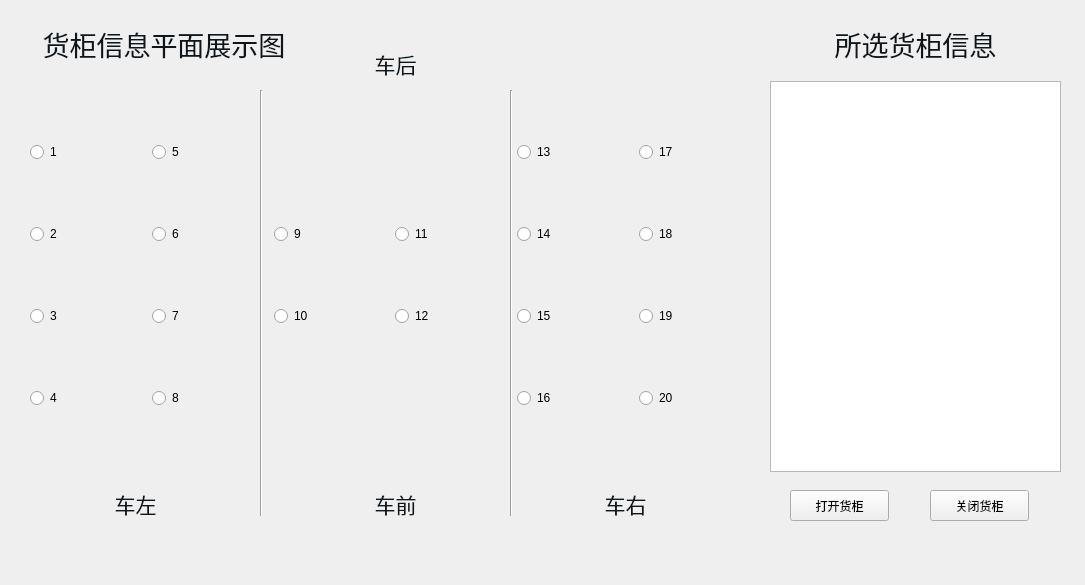
<?xml version="1.0" encoding="UTF-8"?>
<ui version="4.0">
 <class>BoxInfoWidget</class>
 <widget class="QWidget" name="BoxInfoWidget">
  <property name="geometry">
   <rect>
    <x>0</x>
    <y>0</y>
    <width>1085</width>
    <height>585</height>
   </rect>
  </property>
  <property name="windowTitle">
   <string>Form</string>
  </property>
  <widget class="QWidget" name="gridLayoutWidget_3">
   <property name="geometry">
    <rect>
     <x>30</x>
     <y>80</y>
     <width>731</width>
     <height>391</height>
    </rect>
   </property>
   <layout class="QGridLayout" name="gridLayout">
    <property name="spacing">
     <number>0</number>
    </property>
    <item row="2" column="2">
     <widget class="QRadioButton" name="radioButton_9">
      <property name="styleSheet">
       <string notr="true">QRadioButton：
QRadioButton::indicator 
{
    width: 13px;
    height: 13px;
}
  
QRadioButton::indicator::unchecked 
{  
    image: url(:/images/radiobutton_unchecked.png);
}
  
QRadioButton::indicator:unchecked:hover 
{   
    image: url(:/images/radiobutton_unchecked_hover.png);
}
  
QRadioButton::indicator:unchecked:pressed 
{  
    image: url(:/images/radiobutton_unchecked_pressed.png);
}
  
QRadioButton::indicator::checked 
{   
    image: url(:/images/radiobutton_checked.png);
}
  
QRadioButton::indicator:checked:hover 
{  
    image: url(:/images/radiobutton_checked_hover.png);
}
  
QRadioButton::indicator:checked:pressed 
{ 
    image: url(:/images/radiobutton_checked_pressed.png);
}
QRadioButton:pressed
{ padding-left:2px;
  padding-top:2px;}</string>
      </property>
      <property name="text">
       <string>9</string>
      </property>
     </widget>
    </item>
    <item row="2" column="4">
     <widget class="QRadioButton" name="radioButton_14">
      <property name="styleSheet">
       <string notr="true">QRadioButton：
QRadioButton::indicator 
{
    width: 13px;
    height: 13px;
}
  
QRadioButton::indicator::unchecked 
{  
    image: url(:/images/radiobutton_unchecked.png);
}
  
QRadioButton::indicator:unchecked:hover 
{   
    image: url(:/images/radiobutton_unchecked_hover.png);
}
  
QRadioButton::indicator:unchecked:pressed 
{  
    image: url(:/images/radiobutton_unchecked_pressed.png);
}
  
QRadioButton::indicator::checked 
{   
    image: url(:/images/radiobutton_checked.png);
}
  
QRadioButton::indicator:checked:hover 
{  
    image: url(:/images/radiobutton_checked_hover.png);
}
  
QRadioButton::indicator:checked:pressed 
{ 
    image: url(:/images/radiobutton_checked_pressed.png);
}
QRadioButton:pressed
{ padding-left:2px;
  padding-top:2px;}</string>
      </property>
      <property name="text">
       <string>14</string>
      </property>
     </widget>
    </item>
    <item row="4" column="5">
     <widget class="QRadioButton" name="radioButton_20">
      <property name="styleSheet">
       <string notr="true">QRadioButton：
QRadioButton::indicator 
{
    width: 13px;
    height: 13px;
}
  
QRadioButton::indicator::unchecked 
{  
    image: url(:/images/radiobutton_unchecked.png);
}
  
QRadioButton::indicator:unchecked:hover 
{   
    image: url(:/images/radiobutton_unchecked_hover.png);
}
  
QRadioButton::indicator:unchecked:pressed 
{  
    image: url(:/images/radiobutton_unchecked_pressed.png);
}
  
QRadioButton::indicator::checked 
{   
    image: url(:/images/radiobutton_checked.png);
}
  
QRadioButton::indicator:checked:hover 
{  
    image: url(:/images/radiobutton_checked_hover.png);
}
  
QRadioButton::indicator:checked:pressed 
{ 
    image: url(:/images/radiobutton_checked_pressed.png);
}
QRadioButton:pressed
{ padding-left:2px;
  padding-top:2px;}</string>
      </property>
      <property name="text">
       <string>20</string>
      </property>
     </widget>
    </item>
    <item row="0" column="5">
     <widget class="QRadioButton" name="radioButton_17">
      <property name="styleSheet">
       <string notr="true">QRadioButton：
QRadioButton::indicator 
{
    width: 13px;
    height: 13px;
}
  
QRadioButton::indicator::unchecked 
{  
    image: url(:/images/radiobutton_unchecked.png);
}
  
QRadioButton::indicator:unchecked:hover 
{   
    image: url(:/images/radiobutton_unchecked_hover.png);
}
  
QRadioButton::indicator:unchecked:pressed 
{  
    image: url(:/images/radiobutton_unchecked_pressed.png);
}
  
QRadioButton::indicator::checked 
{   
    image: url(:/images/radiobutton_checked.png);
}
  
QRadioButton::indicator:checked:hover 
{  
    image: url(:/images/radiobutton_checked_hover.png);
}
  
QRadioButton::indicator:checked:pressed 
{ 
    image: url(:/images/radiobutton_checked_pressed.png);
}
QRadioButton:pressed
{ padding-left:2px;
  padding-top:2px;}</string>
      </property>
      <property name="text">
       <string>17</string>
      </property>
     </widget>
    </item>
    <item row="2" column="3">
     <widget class="QRadioButton" name="radioButton_11">
      <property name="styleSheet">
       <string notr="true">QRadioButton：
QRadioButton::indicator 
{
    width: 13px;
    height: 13px;
}
  
QRadioButton::indicator::unchecked 
{  
    image: url(:/images/radiobutton_unchecked.png);
}
  
QRadioButton::indicator:unchecked:hover 
{   
    image: url(:/images/radiobutton_unchecked_hover.png);
}
  
QRadioButton::indicator:unchecked:pressed 
{  
    image: url(:/images/radiobutton_unchecked_pressed.png);
}
  
QRadioButton::indicator::checked 
{   
    image: url(:/images/radiobutton_checked.png);
}
  
QRadioButton::indicator:checked:hover 
{  
    image: url(:/images/radiobutton_checked_hover.png);
}
  
QRadioButton::indicator:checked:pressed 
{ 
    image: url(:/images/radiobutton_checked_pressed.png);
}
QRadioButton:pressed
{ padding-left:2px;
  padding-top:2px;}</string>
      </property>
      <property name="text">
       <string>11</string>
      </property>
     </widget>
    </item>
    <item row="4" column="4">
     <widget class="QRadioButton" name="radioButton_16">
      <property name="styleSheet">
       <string notr="true">QRadioButton：
QRadioButton::indicator 
{
    width: 13px;
    height: 13px;
}
  
QRadioButton::indicator::unchecked 
{  
    image: url(:/images/radiobutton_unchecked.png);
}
  
QRadioButton::indicator:unchecked:hover 
{   
    image: url(:/images/radiobutton_unchecked_hover.png);
}
  
QRadioButton::indicator:unchecked:pressed 
{  
    image: url(:/images/radiobutton_unchecked_pressed.png);
}
  
QRadioButton::indicator::checked 
{   
    image: url(:/images/radiobutton_checked.png);
}
  
QRadioButton::indicator:checked:hover 
{  
    image: url(:/images/radiobutton_checked_hover.png);
}
  
QRadioButton::indicator:checked:pressed 
{ 
    image: url(:/images/radiobutton_checked_pressed.png);
}
QRadioButton:pressed
{ padding-left:2px;
  padding-top:2px;}</string>
      </property>
      <property name="text">
       <string>16</string>
      </property>
     </widget>
    </item>
    <item row="3" column="4">
     <widget class="QRadioButton" name="radioButton_15">
      <property name="styleSheet">
       <string notr="true">QRadioButton：
QRadioButton::indicator 
{
    width: 13px;
    height: 13px;
}
  
QRadioButton::indicator::unchecked 
{  
    image: url(:/images/radiobutton_unchecked.png);
}
  
QRadioButton::indicator:unchecked:hover 
{   
    image: url(:/images/radiobutton_unchecked_hover.png);
}
  
QRadioButton::indicator:unchecked:pressed 
{  
    image: url(:/images/radiobutton_unchecked_pressed.png);
}
  
QRadioButton::indicator::checked 
{   
    image: url(:/images/radiobutton_checked.png);
}
  
QRadioButton::indicator:checked:hover 
{  
    image: url(:/images/radiobutton_checked_hover.png);
}
  
QRadioButton::indicator:checked:pressed 
{ 
    image: url(:/images/radiobutton_checked_pressed.png);
}
QRadioButton:pressed
{ padding-left:2px;
  padding-top:2px;}</string>
      </property>
      <property name="text">
       <string>15</string>
      </property>
     </widget>
    </item>
    <item row="3" column="3">
     <widget class="QRadioButton" name="radioButton_12">
      <property name="styleSheet">
       <string notr="true">QRadioButton：
QRadioButton::indicator 
{
    width: 13px;
    height: 13px;
}
  
QRadioButton::indicator::unchecked 
{  
    image: url(:/images/radiobutton_unchecked.png);
}
  
QRadioButton::indicator:unchecked:hover 
{   
    image: url(:/images/radiobutton_unchecked_hover.png);
}
  
QRadioButton::indicator:unchecked:pressed 
{  
    image: url(:/images/radiobutton_unchecked_pressed.png);
}
  
QRadioButton::indicator::checked 
{   
    image: url(:/images/radiobutton_checked.png);
}
  
QRadioButton::indicator:checked:hover 
{  
    image: url(:/images/radiobutton_checked_hover.png);
}
  
QRadioButton::indicator:checked:pressed 
{ 
    image: url(:/images/radiobutton_checked_pressed.png);
}
QRadioButton:pressed
{ padding-left:2px;
  padding-top:2px;}</string>
      </property>
      <property name="text">
       <string>12</string>
      </property>
     </widget>
    </item>
    <item row="0" column="1">
     <widget class="QRadioButton" name="radioButton_5">
      <property name="styleSheet">
       <string notr="true">QRadioButton：
QRadioButton::indicator 
{
    width: 13px;
    height: 13px;
}
  
QRadioButton::indicator::unchecked 
{  
    image: url(:/images/radiobutton_unchecked.png);
}
  
QRadioButton::indicator:unchecked:hover 
{   
    image: url(:/images/radiobutton_unchecked_hover.png);
}
  
QRadioButton::indicator:unchecked:pressed 
{  
    image: url(:/images/radiobutton_unchecked_pressed.png);
}
  
QRadioButton::indicator::checked 
{   
    image: url(:/images/radiobutton_checked.png);
}
  
QRadioButton::indicator:checked:hover 
{  
    image: url(:/images/radiobutton_checked_hover.png);
}
  
QRadioButton::indicator:checked:pressed 
{ 
    image: url(:/images/radiobutton_checked_pressed.png);
}
QRadioButton:pressed
{ padding-left:2px;
  padding-top:2px;}</string>
      </property>
      <property name="text">
       <string>5</string>
      </property>
     </widget>
    </item>
    <item row="0" column="4">
     <widget class="QRadioButton" name="radioButton_13">
      <property name="styleSheet">
       <string notr="true">QRadioButton：
QRadioButton::indicator 
{
    width: 13px;
    height: 13px;
}
  
QRadioButton::indicator::unchecked 
{  
    image: url(:/images/radiobutton_unchecked.png);
}
  
QRadioButton::indicator:unchecked:hover 
{   
    image: url(:/images/radiobutton_unchecked_hover.png);
}
  
QRadioButton::indicator:unchecked:pressed 
{  
    image: url(:/images/radiobutton_unchecked_pressed.png);
}
  
QRadioButton::indicator::checked 
{   
    image: url(:/images/radiobutton_checked.png);
}
  
QRadioButton::indicator:checked:hover 
{  
    image: url(:/images/radiobutton_checked_hover.png);
}
  
QRadioButton::indicator:checked:pressed 
{ 
    image: url(:/images/radiobutton_checked_pressed.png);
}
QRadioButton:pressed
{ padding-left:2px;
  padding-top:2px;}</string>
      </property>
      <property name="text">
       <string>13</string>
      </property>
     </widget>
    </item>
    <item row="3" column="1">
     <widget class="QRadioButton" name="radioButton_7">
      <property name="styleSheet">
       <string notr="true">QRadioButton：
QRadioButton::indicator 
{
    width: 13px;
    height: 13px;
}
  
QRadioButton::indicator::unchecked 
{  
    image: url(:/images/radiobutton_unchecked.png);
}
  
QRadioButton::indicator:unchecked:hover 
{   
    image: url(:/images/radiobutton_unchecked_hover.png);
}
  
QRadioButton::indicator:unchecked:pressed 
{  
    image: url(:/images/radiobutton_unchecked_pressed.png);
}
  
QRadioButton::indicator::checked 
{   
    image: url(:/images/radiobutton_checked.png);
}
  
QRadioButton::indicator:checked:hover 
{  
    image: url(:/images/radiobutton_checked_hover.png);
}
  
QRadioButton::indicator:checked:pressed 
{ 
    image: url(:/images/radiobutton_checked_pressed.png);
}
QRadioButton:pressed
{ padding-left:2px;
  padding-top:2px;}</string>
      </property>
      <property name="text">
       <string>7</string>
      </property>
     </widget>
    </item>
    <item row="3" column="0">
     <widget class="QRadioButton" name="radioButton_3">
      <property name="styleSheet">
       <string notr="true">QRadioButton：
QRadioButton::indicator 
{
    width: 13px;
    height: 13px;
}
  
QRadioButton::indicator::unchecked 
{  
    image: url(:/images/radiobutton_unchecked.png);
}
  
QRadioButton::indicator:unchecked:hover 
{   
    image: url(:/images/radiobutton_unchecked_hover.png);
}
  
QRadioButton::indicator:unchecked:pressed 
{  
    image: url(:/images/radiobutton_unchecked_pressed.png);
}
  
QRadioButton::indicator::checked 
{   
    image: url(:/images/radiobutton_checked.png);
}
  
QRadioButton::indicator:checked:hover 
{  
    image: url(:/images/radiobutton_checked_hover.png);
}
  
QRadioButton::indicator:checked:pressed 
{ 
    image: url(:/images/radiobutton_checked_pressed.png);
}
QRadioButton:pressed
{ padding-left:2px;
  padding-top:2px;}</string>
      </property>
      <property name="text">
       <string>3</string>
      </property>
     </widget>
    </item>
    <item row="0" column="0">
     <widget class="QRadioButton" name="radioButton_1">
      <property name="styleSheet">
       <string notr="true">QRadioButton：
QRadioButton::indicator 
{
    width: 13px;
    height: 13px;
}
  
QRadioButton::indicator::unchecked 
{  
    image: url(:/images/radiobutton_unchecked.png);
}
  
QRadioButton::indicator:unchecked:hover 
{   
    image: url(:/images/radiobutton_unchecked_hover.png);
}
  
QRadioButton::indicator:unchecked:pressed 
{  
    image: url(:/images/radiobutton_unchecked_pressed.png);
}
  
QRadioButton::indicator::checked 
{   
    image: url(:/images/radiobutton_checked.png);
}
  
QRadioButton::indicator:checked:hover 
{  
    image: url(:/images/radiobutton_checked_hover.png);
}
  
QRadioButton::indicator:checked:pressed 
{ 
    image: url(:/images/radiobutton_checked_pressed.png);
}
QRadioButton:pressed
{ padding-left:2px;
  padding-top:2px;}</string>
      </property>
      <property name="text">
       <string>1</string>
      </property>
     </widget>
    </item>
    <item row="2" column="0">
     <widget class="QRadioButton" name="radioButton_2">
      <property name="styleSheet">
       <string notr="true">QRadioButton：
QRadioButton::indicator 
{
    width: 13px;
    height: 13px;
}
  
QRadioButton::indicator::unchecked 
{  
    image: url(:/images/radiobutton_unchecked.png);
}
  
QRadioButton::indicator:unchecked:hover 
{   
    image: url(:/images/radiobutton_unchecked_hover.png);
}
  
QRadioButton::indicator:unchecked:pressed 
{  
    image: url(:/images/radiobutton_unchecked_pressed.png);
}
  
QRadioButton::indicator::checked 
{   
    image: url(:/images/radiobutton_checked.png);
}
  
QRadioButton::indicator:checked:hover 
{  
    image: url(:/images/radiobutton_checked_hover.png);
}
  
QRadioButton::indicator:checked:pressed 
{ 
    image: url(:/images/radiobutton_checked_pressed.png);
}
QRadioButton:pressed
{ padding-left:2px;
  padding-top:2px;}</string>
      </property>
      <property name="text">
       <string>2</string>
      </property>
     </widget>
    </item>
    <item row="4" column="0">
     <widget class="QRadioButton" name="radioButton_4">
      <property name="styleSheet">
       <string notr="true">QRadioButton：
QRadioButton::indicator 
{
    width: 13px;
    height: 13px;
}
  
QRadioButton::indicator::unchecked 
{  
    image: url(:/images/radiobutton_unchecked.png);
}
  
QRadioButton::indicator:unchecked:hover 
{   
    image: url(:/images/radiobutton_unchecked_hover.png);
}
  
QRadioButton::indicator:unchecked:pressed 
{  
    image: url(:/images/radiobutton_unchecked_pressed.png);
}
  
QRadioButton::indicator::checked 
{   
    image: url(:/images/radiobutton_checked.png);
}
  
QRadioButton::indicator:checked:hover 
{  
    image: url(:/images/radiobutton_checked_hover.png);
}
  
QRadioButton::indicator:checked:pressed 
{ 
    image: url(:/images/radiobutton_checked_pressed.png);
}
QRadioButton:pressed
{ padding-left:2px;
  padding-top:2px;}</string>
      </property>
      <property name="text">
       <string>4</string>
      </property>
     </widget>
    </item>
    <item row="4" column="1">
     <widget class="QRadioButton" name="radioButton_8">
      <property name="styleSheet">
       <string notr="true">QRadioButton：
QRadioButton::indicator 
{
    width: 13px;
    height: 13px;
}
  
QRadioButton::indicator::unchecked 
{  
    image: url(:/images/radiobutton_unchecked.png);
}
  
QRadioButton::indicator:unchecked:hover 
{   
    image: url(:/images/radiobutton_unchecked_hover.png);
}
  
QRadioButton::indicator:unchecked:pressed 
{  
    image: url(:/images/radiobutton_unchecked_pressed.png);
}
  
QRadioButton::indicator::checked 
{   
    image: url(:/images/radiobutton_checked.png);
}
  
QRadioButton::indicator:checked:hover 
{  
    image: url(:/images/radiobutton_checked_hover.png);
}
  
QRadioButton::indicator:checked:pressed 
{ 
    image: url(:/images/radiobutton_checked_pressed.png);
}
QRadioButton:pressed
{ padding-left:2px;
  padding-top:2px;}</string>
      </property>
      <property name="text">
       <string>8</string>
      </property>
     </widget>
    </item>
    <item row="2" column="5">
     <widget class="QRadioButton" name="radioButton_18">
      <property name="styleSheet">
       <string notr="true">QRadioButton：
QRadioButton::indicator 
{
    width: 13px;
    height: 13px;
}
  
QRadioButton::indicator::unchecked 
{  
    image: url(:/images/radiobutton_unchecked.png);
}
  
QRadioButton::indicator:unchecked:hover 
{   
    image: url(:/images/radiobutton_unchecked_hover.png);
}
  
QRadioButton::indicator:unchecked:pressed 
{  
    image: url(:/images/radiobutton_unchecked_pressed.png);
}
  
QRadioButton::indicator::checked 
{   
    image: url(:/images/radiobutton_checked.png);
}
  
QRadioButton::indicator:checked:hover 
{  
    image: url(:/images/radiobutton_checked_hover.png);
}
  
QRadioButton::indicator:checked:pressed 
{ 
    image: url(:/images/radiobutton_checked_pressed.png);
}
QRadioButton:pressed
{ padding-left:2px;
  padding-top:2px;}</string>
      </property>
      <property name="text">
       <string>18</string>
      </property>
     </widget>
    </item>
    <item row="3" column="2">
     <widget class="QRadioButton" name="radioButton_10">
      <property name="styleSheet">
       <string notr="true">QRadioButton：
QRadioButton::indicator 
{
    width: 13px;
    height: 13px;
}
  
QRadioButton::indicator::unchecked 
{  
    image: url(:/images/radiobutton_unchecked.png);
}
  
QRadioButton::indicator:unchecked:hover 
{   
    image: url(:/images/radiobutton_unchecked_hover.png);
}
  
QRadioButton::indicator:unchecked:pressed 
{  
    image: url(:/images/radiobutton_unchecked_pressed.png);
}
  
QRadioButton::indicator::checked 
{   
    image: url(:/images/radiobutton_checked.png);
}
  
QRadioButton::indicator:checked:hover 
{  
    image: url(:/images/radiobutton_checked_hover.png);
}
  
QRadioButton::indicator:checked:pressed 
{ 
    image: url(:/images/radiobutton_checked_pressed.png);
}
QRadioButton:pressed
{ padding-left:2px;
  padding-top:2px;}</string>
      </property>
      <property name="text">
       <string>10</string>
      </property>
     </widget>
    </item>
    <item row="2" column="1">
     <widget class="QRadioButton" name="radioButton_6">
      <property name="styleSheet">
       <string notr="true">QRadioButton：
QRadioButton::indicator 
{
    width: 13px;
    height: 13px;
}
  
QRadioButton::indicator::unchecked 
{  
    image: url(:/images/radiobutton_unchecked.png);
}
  
QRadioButton::indicator:unchecked:hover 
{   
    image: url(:/images/radiobutton_unchecked_hover.png);
}
  
QRadioButton::indicator:unchecked:pressed 
{  
    image: url(:/images/radiobutton_unchecked_pressed.png);
}
  
QRadioButton::indicator::checked 
{   
    image: url(:/images/radiobutton_checked.png);
}
  
QRadioButton::indicator:checked:hover 
{  
    image: url(:/images/radiobutton_checked_hover.png);
}
  
QRadioButton::indicator:checked:pressed 
{ 
    image: url(:/images/radiobutton_checked_pressed.png);
}
QRadioButton:pressed
{ padding-left:2px;
  padding-top:2px;}</string>
      </property>
      <property name="text">
       <string>6</string>
      </property>
     </widget>
    </item>
    <item row="3" column="5">
     <widget class="QRadioButton" name="radioButton_19">
      <property name="styleSheet">
       <string notr="true">QRadioButton：
QRadioButton::indicator 
{
    width: 13px;
    height: 13px;
}
  
QRadioButton::indicator::unchecked 
{  
    image: url(:/images/radiobutton_unchecked.png);
}
  
QRadioButton::indicator:unchecked:hover 
{   
    image: url(:/images/radiobutton_unchecked_hover.png);
}
  
QRadioButton::indicator:unchecked:pressed 
{  
    image: url(:/images/radiobutton_unchecked_pressed.png);
}
  
QRadioButton::indicator::checked 
{   
    image: url(:/images/radiobutton_checked.png);
}
  
QRadioButton::indicator:checked:hover 
{  
    image: url(:/images/radiobutton_checked_hover.png);
}
  
QRadioButton::indicator:checked:pressed 
{ 
    image: url(:/images/radiobutton_checked_pressed.png);
}
QRadioButton:pressed
{ padding-left:2px;
  padding-top:2px;}</string>
      </property>
      <property name="text">
       <string>19</string>
      </property>
     </widget>
    </item>
   </layout>
  </widget>
  <widget class="QTextBrowser" name="textBrowser">
   <property name="geometry">
    <rect>
     <x>770</x>
     <y>81</y>
     <width>291</width>
     <height>391</height>
    </rect>
   </property>
  </widget>
  <widget class="QPushButton" name="pushButton_openBox">
   <property name="geometry">
    <rect>
     <x>790</x>
     <y>490</y>
     <width>99</width>
     <height>31</height>
    </rect>
   </property>
   <property name="text">
    <string>打开货柜</string>
   </property>
  </widget>
  <widget class="QPushButton" name="pushButton_closeBox">
   <property name="geometry">
    <rect>
     <x>930</x>
     <y>490</y>
     <width>99</width>
     <height>31</height>
    </rect>
   </property>
   <property name="text">
    <string>关闭货柜</string>
   </property>
  </widget>
  <widget class="QLabel" name="label_13">
   <property name="geometry">
    <rect>
     <x>20</x>
     <y>20</y>
     <width>288</width>
     <height>49</height>
    </rect>
   </property>
   <property name="text">
    <string>&lt;!DOCTYPE HTML PUBLIC &quot;-//W3C//DTD HTML 4.0//EN&quot; &quot;http://www.w3.org/TR/REC-html40/strict.dtd&quot;&gt;
&lt;html&gt;&lt;head&gt;&lt;meta name=&quot;qrichtext&quot; content=&quot;1&quot; /&gt;&lt;style type=&quot;text/css&quot;&gt;
p, li { white-space: pre-wrap; }
&lt;/style&gt;&lt;/head&gt;&lt;body style=&quot; font-family:'Ubuntu'; font-size:11pt; font-weight:400; font-style:normal;&quot;&gt;
&lt;p align=&quot;center&quot; style=&quot; margin-top:12px; margin-bottom:12px; margin-left:0px; margin-right:0px; -qt-block-indent:0; text-indent:0px;&quot;&gt;&lt;span style=&quot; font-size:20pt; color:#0c161c;&quot;&gt;货柜信息平面展示图&lt;/span&gt;&lt;/p&gt;&lt;/body&gt;&lt;/html&gt;</string>
   </property>
  </widget>
  <widget class="QLabel" name="label_14">
   <property name="geometry">
    <rect>
     <x>820</x>
     <y>20</y>
     <width>191</width>
     <height>49</height>
    </rect>
   </property>
   <property name="text">
    <string>&lt;!DOCTYPE HTML PUBLIC &quot;-//W3C//DTD HTML 4.0//EN&quot; &quot;http://www.w3.org/TR/REC-html40/strict.dtd&quot;&gt;
&lt;html&gt;&lt;head&gt;&lt;meta name=&quot;qrichtext&quot; content=&quot;1&quot; /&gt;&lt;style type=&quot;text/css&quot;&gt;
p, li { white-space: pre-wrap; }
&lt;/style&gt;&lt;/head&gt;&lt;body style=&quot; font-family:'Ubuntu'; font-size:11pt; font-weight:400; font-style:normal;&quot;&gt;
&lt;p align=&quot;center&quot; style=&quot; margin-top:12px; margin-bottom:12px; margin-left:0px; margin-right:0px; -qt-block-indent:0; text-indent:0px;&quot;&gt;&lt;span style=&quot; font-size:20pt; color:#0c161c;&quot;&gt;所选货柜信息&lt;/span&gt;&lt;/p&gt;&lt;/body&gt;&lt;/html&gt;</string>
   </property>
  </widget>
  <widget class="Line" name="line">
   <property name="windowModality">
    <enum>Qt::WindowModal</enum>
   </property>
   <property name="geometry">
    <rect>
     <x>260</x>
     <y>90</y>
     <width>3</width>
     <height>426</height>
    </rect>
   </property>
   <property name="orientation">
    <enum>Qt::Vertical</enum>
   </property>
  </widget>
  <widget class="Line" name="line_2">
   <property name="windowModality">
    <enum>Qt::WindowModal</enum>
   </property>
   <property name="geometry">
    <rect>
     <x>510</x>
     <y>90</y>
     <width>3</width>
     <height>426</height>
    </rect>
   </property>
   <property name="orientation">
    <enum>Qt::Vertical</enum>
   </property>
  </widget>
  <widget class="QLabel" name="label_15">
   <property name="geometry">
    <rect>
     <x>570</x>
     <y>480</y>
     <width>111</width>
     <height>49</height>
    </rect>
   </property>
   <property name="text">
    <string>&lt;!DOCTYPE HTML PUBLIC &quot;-//W3C//DTD HTML 4.0//EN&quot; &quot;http://www.w3.org/TR/REC-html40/strict.dtd&quot;&gt;
&lt;html&gt;&lt;head&gt;&lt;meta name=&quot;qrichtext&quot; content=&quot;1&quot; /&gt;&lt;style type=&quot;text/css&quot;&gt;
p, li { white-space: pre-wrap; }
&lt;/style&gt;&lt;/head&gt;&lt;body style=&quot; font-family:'Ubuntu'; font-size:11pt; font-weight:400; font-style:normal;&quot;&gt;
&lt;p align=&quot;center&quot; style=&quot; margin-top:12px; margin-bottom:12px; margin-left:0px; margin-right:0px; -qt-block-indent:0; text-indent:0px;&quot;&gt;&lt;span style=&quot; font-size:16pt; color:#0c161c;&quot;&gt;车右&lt;/span&gt;&lt;/p&gt;&lt;/body&gt;&lt;/html&gt;</string>
   </property>
  </widget>
  <widget class="QLabel" name="label_16">
   <property name="geometry">
    <rect>
     <x>340</x>
     <y>480</y>
     <width>111</width>
     <height>49</height>
    </rect>
   </property>
   <property name="text">
    <string>&lt;!DOCTYPE HTML PUBLIC &quot;-//W3C//DTD HTML 4.0//EN&quot; &quot;http://www.w3.org/TR/REC-html40/strict.dtd&quot;&gt;
&lt;html&gt;&lt;head&gt;&lt;meta name=&quot;qrichtext&quot; content=&quot;1&quot; /&gt;&lt;style type=&quot;text/css&quot;&gt;
p, li { white-space: pre-wrap; }
&lt;/style&gt;&lt;/head&gt;&lt;body style=&quot; font-family:'Ubuntu'; font-size:11pt; font-weight:400; font-style:normal;&quot;&gt;
&lt;p align=&quot;center&quot; style=&quot; margin-top:12px; margin-bottom:12px; margin-left:0px; margin-right:0px; -qt-block-indent:0; text-indent:0px;&quot;&gt;&lt;span style=&quot; font-size:16pt; color:#0c161c;&quot;&gt;车前&lt;/span&gt;&lt;/p&gt;&lt;/body&gt;&lt;/html&gt;</string>
   </property>
  </widget>
  <widget class="QLabel" name="label_17">
   <property name="geometry">
    <rect>
     <x>80</x>
     <y>480</y>
     <width>111</width>
     <height>49</height>
    </rect>
   </property>
   <property name="text">
    <string>&lt;!DOCTYPE HTML PUBLIC &quot;-//W3C//DTD HTML 4.0//EN&quot; &quot;http://www.w3.org/TR/REC-html40/strict.dtd&quot;&gt;
&lt;html&gt;&lt;head&gt;&lt;meta name=&quot;qrichtext&quot; content=&quot;1&quot; /&gt;&lt;style type=&quot;text/css&quot;&gt;
p, li { white-space: pre-wrap; }
&lt;/style&gt;&lt;/head&gt;&lt;body style=&quot; font-family:'Ubuntu'; font-size:11pt; font-weight:400; font-style:normal;&quot;&gt;
&lt;p align=&quot;center&quot; style=&quot; margin-top:12px; margin-bottom:12px; margin-left:0px; margin-right:0px; -qt-block-indent:0; text-indent:0px;&quot;&gt;&lt;span style=&quot; font-size:16pt; color:#0c161c;&quot;&gt;车左&lt;/span&gt;&lt;/p&gt;&lt;/body&gt;&lt;/html&gt;</string>
   </property>
  </widget>
  <widget class="QLabel" name="label_18">
   <property name="geometry">
    <rect>
     <x>340</x>
     <y>40</y>
     <width>111</width>
     <height>49</height>
    </rect>
   </property>
   <property name="text">
    <string>&lt;!DOCTYPE HTML PUBLIC &quot;-//W3C//DTD HTML 4.0//EN&quot; &quot;http://www.w3.org/TR/REC-html40/strict.dtd&quot;&gt;
&lt;html&gt;&lt;head&gt;&lt;meta name=&quot;qrichtext&quot; content=&quot;1&quot; /&gt;&lt;style type=&quot;text/css&quot;&gt;
p, li { white-space: pre-wrap; }
&lt;/style&gt;&lt;/head&gt;&lt;body style=&quot; font-family:'Ubuntu'; font-size:11pt; font-weight:400; font-style:normal;&quot;&gt;
&lt;p align=&quot;center&quot; style=&quot; margin-top:12px; margin-bottom:12px; margin-left:0px; margin-right:0px; -qt-block-indent:0; text-indent:0px;&quot;&gt;&lt;span style=&quot; font-size:16pt; color:#0c161c;&quot;&gt;车后&lt;/span&gt;&lt;/p&gt;&lt;/body&gt;&lt;/html&gt;</string>
   </property>
  </widget>
 </widget>
 <resources/>
 <connections/>
</ui>
